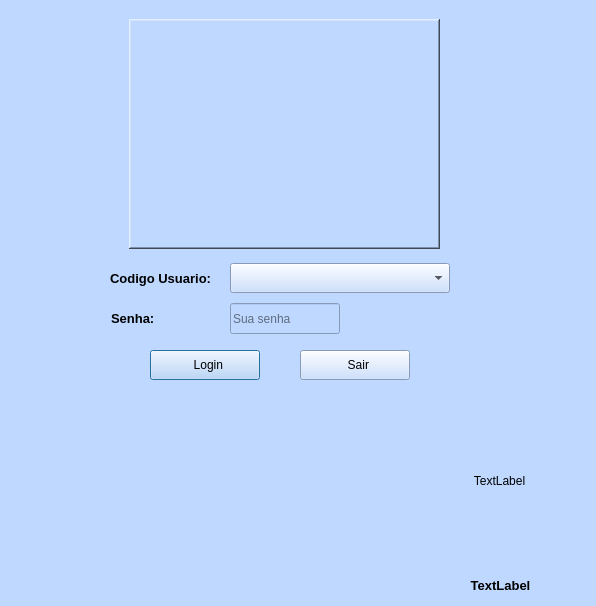
<?xml version="1.0" encoding="UTF-8"?>
<ui version="4.0">
 <class>siscom</class>
 <widget class="QDialog" name="siscom">
  <property name="windowModality">
   <enum>Qt::WindowModal</enum>
  </property>
  <property name="geometry">
   <rect>
    <x>0</x>
    <y>0</y>
    <width>596</width>
    <height>606</height>
   </rect>
  </property>
  <property name="focusPolicy">
   <enum>Qt::StrongFocus</enum>
  </property>
  <property name="windowTitle">
   <string>Dialog</string>
  </property>
  <property name="windowIcon">
   <iconset theme="c:\helio\siachb\hti.ico">
    <normaloff>.</normaloff>.</iconset>
  </property>
  <property name="styleSheet">
   <string notr="true">background-color: rgb(190, 216, 255)</string>
  </property>
  <widget class="QLabel" name="lb_imagem">
   <property name="enabled">
    <bool>true</bool>
   </property>
   <property name="geometry">
    <rect>
     <x>129</x>
     <y>19</y>
     <width>311</width>
     <height>230</height>
    </rect>
   </property>
   <property name="contextMenuPolicy">
    <enum>Qt::ActionsContextMenu</enum>
   </property>
   <property name="layoutDirection">
    <enum>Qt::LeftToRight</enum>
   </property>
   <property name="styleSheet">
    <string notr="true"/>
   </property>
   <property name="frameShape">
    <enum>QFrame::WinPanel</enum>
   </property>
   <property name="frameShadow">
    <enum>QFrame::Raised</enum>
   </property>
   <property name="text">
    <string/>
   </property>
   <property name="textFormat">
    <enum>Qt::RichText</enum>
   </property>
   <property name="scaledContents">
    <bool>true</bool>
   </property>
   <property name="wordWrap">
    <bool>false</bool>
   </property>
   <property name="margin">
    <number>20</number>
   </property>
  </widget>
  <widget class="QLabel" name="lb_cod_op">
   <property name="geometry">
    <rect>
     <x>110</x>
     <y>263</y>
     <width>111</width>
     <height>30</height>
    </rect>
   </property>
   <property name="font">
    <font>
     <family>Arial</family>
     <pointsize>10</pointsize>
     <italic>false</italic>
     <bold>true</bold>
    </font>
   </property>
   <property name="styleSheet">
    <string notr="true"/>
   </property>
   <property name="text">
    <string>Codigo Usuario:</string>
   </property>
   <property name="textFormat">
    <enum>Qt::AutoText</enum>
   </property>
  </widget>
  <widget class="QLabel" name="lb_senha">
   <property name="geometry">
    <rect>
     <x>111</x>
     <y>303</y>
     <width>110</width>
     <height>30</height>
    </rect>
   </property>
   <property name="font">
    <font>
     <family>Arial</family>
     <pointsize>10</pointsize>
     <italic>false</italic>
     <bold>true</bold>
    </font>
   </property>
   <property name="styleSheet">
    <string notr="true"/>
   </property>
   <property name="text">
    <string>Senha:</string>
   </property>
  </widget>
  <widget class="QLineEdit" name="inp_senha">
   <property name="geometry">
    <rect>
     <x>230</x>
     <y>303</y>
     <width>110</width>
     <height>31</height>
    </rect>
   </property>
   <property name="focusPolicy">
    <enum>Qt::WheelFocus</enum>
   </property>
   <property name="contextMenuPolicy">
    <enum>Qt::ActionsContextMenu</enum>
   </property>
   <property name="styleSheet">
    <string notr="true"/>
   </property>
   <property name="inputMask">
    <string/>
   </property>
   <property name="maxLength">
    <number>8</number>
   </property>
   <property name="echoMode">
    <enum>QLineEdit::Password</enum>
   </property>
   <property name="cursorPosition">
    <number>0</number>
   </property>
   <property name="placeholderText">
    <string>Sua senha</string>
   </property>
  </widget>
  <widget class="QPushButton" name="bt_login">
   <property name="geometry">
    <rect>
     <x>150</x>
     <y>350</y>
     <width>110</width>
     <height>30</height>
    </rect>
   </property>
   <property name="styleSheet">
    <string notr="true"/>
   </property>
   <property name="text">
    <string>  Login</string>
   </property>
  </widget>
  <widget class="QComboBox" name="comboBox">
   <property name="geometry">
    <rect>
     <x>230</x>
     <y>263</y>
     <width>220</width>
     <height>30</height>
    </rect>
   </property>
   <property name="focusPolicy">
    <enum>Qt::StrongFocus</enum>
   </property>
   <property name="styleSheet">
    <string notr="true"/>
   </property>
  </widget>
  <widget class="QLabel" name="versao">
   <property name="geometry">
    <rect>
     <x>410</x>
     <y>570</y>
     <width>181</width>
     <height>31</height>
    </rect>
   </property>
   <property name="font">
    <font>
     <family>Arial</family>
     <pointsize>10</pointsize>
     <italic>false</italic>
     <bold>true</bold>
    </font>
   </property>
   <property name="styleSheet">
    <string notr="true"/>
   </property>
   <property name="text">
    <string>TextLabel</string>
   </property>
   <property name="alignment">
    <set>Qt::AlignCenter</set>
   </property>
  </widget>
  <widget class="QLabel" name="logohti">
   <property name="geometry">
    <rect>
     <x>409</x>
     <y>390</y>
     <width>181</width>
     <height>181</height>
    </rect>
   </property>
   <property name="styleSheet">
    <string notr="true"/>
   </property>
   <property name="text">
    <string>TextLabel</string>
   </property>
   <property name="alignment">
    <set>Qt::AlignCenter</set>
   </property>
  </widget>
  <widget class="QPushButton" name="bt_sair">
   <property name="geometry">
    <rect>
     <x>300</x>
     <y>350</y>
     <width>110</width>
     <height>30</height>
    </rect>
   </property>
   <property name="styleSheet">
    <string notr="true"/>
   </property>
   <property name="text">
    <string>  Sair</string>
   </property>
  </widget>
 </widget>
 <resources/>
 <connections/>
</ui>
